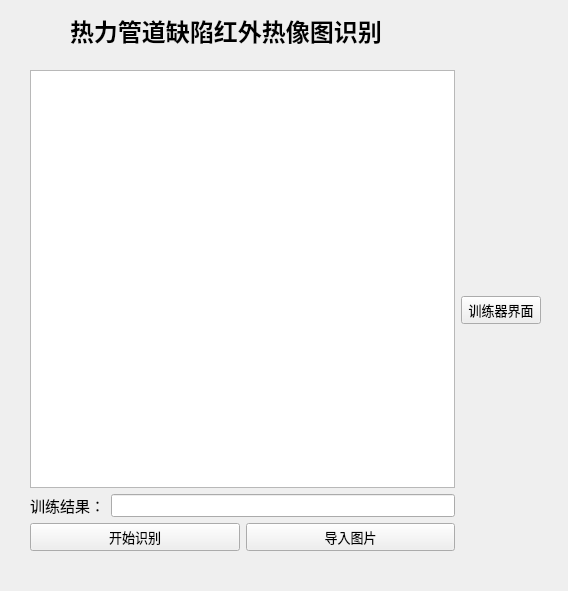
<?xml version="1.0" encoding="UTF-8"?>
<ui version="4.0">
 <class>Form</class>
 <widget class="QWidget" name="Form">
  <property name="geometry">
   <rect>
    <x>0</x>
    <y>0</y>
    <width>568</width>
    <height>591</height>
   </rect>
  </property>
  <property name="windowTitle">
   <string>Form</string>
  </property>
  <widget class="QLabel" name="label_3">
   <property name="geometry">
    <rect>
     <x>70</x>
     <y>10</y>
     <width>411</width>
     <height>41</height>
    </rect>
   </property>
   <property name="sizePolicy">
    <sizepolicy hsizetype="Preferred" vsizetype="Preferred">
     <horstretch>0</horstretch>
     <verstretch>0</verstretch>
    </sizepolicy>
   </property>
   <property name="font">
    <font>
     <pointsize>18</pointsize>
     <weight>75</weight>
     <bold>true</bold>
    </font>
   </property>
   <property name="text">
    <string>热力管道缺陷红外热像图识别</string>
   </property>
  </widget>
  <widget class="QWidget" name="">
   <property name="geometry">
    <rect>
     <x>30</x>
     <y>70</y>
     <width>511</width>
     <height>481</height>
    </rect>
   </property>
   <layout class="QHBoxLayout" name="horizontalLayout_3">
    <item>
     <layout class="QVBoxLayout" name="verticalLayout">
      <item>
       <widget class="QGraphicsView" name="graphicsView"/>
      </item>
      <item>
       <layout class="QHBoxLayout" name="horizontalLayout">
        <item>
         <widget class="QLabel" name="label">
          <property name="sizePolicy">
           <sizepolicy hsizetype="Fixed" vsizetype="Fixed">
            <horstretch>0</horstretch>
            <verstretch>0</verstretch>
           </sizepolicy>
          </property>
          <property name="font">
           <font>
            <family>Agency FB</family>
            <pointsize>11</pointsize>
           </font>
          </property>
          <property name="text">
           <string>训练结果：</string>
          </property>
         </widget>
        </item>
        <item>
         <widget class="QLineEdit" name="lineEdit">
          <property name="sizePolicy">
           <sizepolicy hsizetype="Minimum" vsizetype="Minimum">
            <horstretch>0</horstretch>
            <verstretch>0</verstretch>
           </sizepolicy>
          </property>
         </widget>
        </item>
       </layout>
      </item>
      <item>
       <layout class="QHBoxLayout" name="horizontalLayout_2">
        <item>
         <widget class="QPushButton" name="pushButton_3">
          <property name="font">
           <font>
            <family>Agency FB</family>
            <pointsize>10</pointsize>
           </font>
          </property>
          <property name="text">
           <string>开始识别</string>
          </property>
         </widget>
        </item>
        <item>
         <widget class="QPushButton" name="pushButton">
          <property name="font">
           <font>
            <family>Agency FB</family>
            <pointsize>10</pointsize>
           </font>
          </property>
          <property name="text">
           <string>导入图片</string>
          </property>
         </widget>
        </item>
       </layout>
      </item>
     </layout>
    </item>
    <item>
     <widget class="QPushButton" name="pushButton_2">
      <property name="font">
       <font>
        <family>Agency FB</family>
        <pointsize>10</pointsize>
       </font>
      </property>
      <property name="text">
       <string>训练器界面</string>
      </property>
     </widget>
    </item>
   </layout>
  </widget>
 </widget>
 <resources/>
 <connections/>
</ui>
